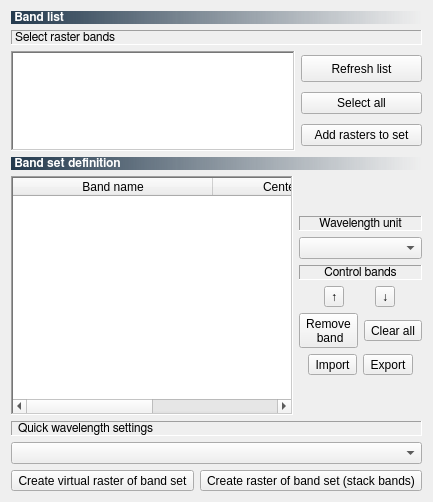
     <widget class="QWidget" name="tab_bandset">
      <attribute name="icon">
       <iconset resource="resources.qrc">
        <normaloff>:/plugins/semiautomaticclassificationplugin/icons/semiautomaticclassificationplugin_bandset_tool.png</normaloff>:/plugins/semiautomaticclassificationplugin/icons/semiautomaticclassificationplugin_bandset_tool.png</iconset>
      </attribute>
      <attribute name="title">
       <string>Band set</string>
      </attribute>
      <layout class="QGridLayout" name="gridLayout_69">
       <item row="0" column="0">
        <layout class="QGridLayout" name="gridLayout_59">
         <item row="2" column="0">
          <widget class="QListView" name="raster_listView">
           <property name="sizePolicy">
            <sizepolicy hsizetype="Expanding" vsizetype="Maximum">
             <horstretch>0</horstretch>
             <verstretch>0</verstretch>
            </sizepolicy>
           </property>
           <property name="maximumSize">
            <size>
             <width>16777215</width>
             <height>100</height>
            </size>
           </property>
           <property name="toolTip">
            <string>&lt;html&gt;&lt;head/&gt;&lt;body&gt;&lt;p&gt;Select Rasters&lt;/p&gt;&lt;/body&gt;&lt;/html&gt;</string>
           </property>
           <property name="frameShape">
            <enum>QFrame::WinPanel</enum>
           </property>
           <property name="selectionMode">
            <enum>QAbstractItemView::NoSelection</enum>
           </property>
          </widget>
         </item>
         <item row="2" column="1">
          <layout class="QGridLayout" name="gridLayout_60">
           <item row="2" column="0">
            <widget class="QPushButton" name="add_raster_bands_Button">
             <property name="toolTip">
              <string>&lt;html&gt;&lt;head/&gt;&lt;body&gt;&lt;p&gt;Add selected rasters to band set&lt;/p&gt;&lt;/body&gt;&lt;/html&gt;</string>
             </property>
             <property name="text">
              <string>Add rasters to set</string>
             </property>
            </widget>
           </item>
           <item row="0" column="0">
            <widget class="QPushButton" name="toolButton_reload_3">
             <property name="sizePolicy">
              <sizepolicy hsizetype="Minimum" vsizetype="Maximum">
               <horstretch>0</horstretch>
               <verstretch>0</verstretch>
              </sizepolicy>
             </property>
             <property name="minimumSize">
              <size>
               <width>121</width>
               <height>27</height>
              </size>
             </property>
             <property name="maximumSize">
              <size>
               <width>14000</width>
               <height>27</height>
              </size>
             </property>
             <property name="toolTip">
              <string>&lt;html&gt;&lt;head/&gt;&lt;body&gt;&lt;p&gt;Refresh list of rasters&lt;/p&gt;&lt;/body&gt;&lt;/html&gt;</string>
             </property>
             <property name="text">
              <string>Refresh list</string>
             </property>
            </widget>
           </item>
           <item row="1" column="0">
            <widget class="QPushButton" name="select_all_bands_Button">
             <property name="toolTip">
              <string>&lt;html&gt;&lt;head/&gt;&lt;body&gt;&lt;p&gt;Select all rasters&lt;/p&gt;&lt;/body&gt;&lt;/html&gt;</string>
             </property>
             <property name="text">
              <string>Select all</string>
             </property>
            </widget>
           </item>
          </layout>
         </item>
         <item row="1" column="0" colspan="2">
          <widget class="QLabel" name="label_51">
           <property name="font">
            <font>
             <family>FreeSans</family>
             <weight>50</weight>
             <bold>false</bold>
            </font>
           </property>
           <property name="frameShape">
            <enum>QFrame::Panel</enum>
           </property>
           <property name="frameShadow">
            <enum>QFrame::Sunken</enum>
           </property>
           <property name="text">
            <string>Select raster bands</string>
           </property>
           <property name="alignment">
            <set>Qt::AlignLeading|Qt::AlignLeft|Qt::AlignVCenter</set>
           </property>
          </widget>
         </item>
         <item row="0" column="0" colspan="2">
          <widget class="QLabel" name="label_52">
           <property name="font">
            <font>
             <family>FreeSans</family>
             <weight>75</weight>
             <bold>true</bold>
            </font>
           </property>
           <property name="styleSheet">
            <string notr="true">background-color : qlineargradient(spread:pad, x1:0, y1:0, x2:1, y2:0, stop:0 #243a4e, stop:1 rgba(0, 0, 0, 0)); color : white</string>
           </property>
           <property name="text">
            <string> Band list</string>
           </property>
          </widget>
         </item>
         <item row="3" column="0">
          <spacer name="verticalSpacer">
           <property name="orientation">
            <enum>Qt::Vertical</enum>
           </property>
           <property name="sizeHint" stdset="0">
            <size>
             <width>20</width>
             <height>0</height>
            </size>
           </property>
          </spacer>
         </item>
        </layout>
       </item>
       <item row="1" column="0">
        <layout class="QGridLayout" name="gridLayout_11">
         <item row="1" column="0">
          <widget class="QTableWidget" name="tableWidget">
           <property name="toolTip">
            <string>&lt;html&gt;&lt;head/&gt;&lt;body&gt;&lt;p&gt;Band set&lt;/p&gt;&lt;/body&gt;&lt;/html&gt;</string>
           </property>
           <property name="frameShape">
            <enum>QFrame::WinPanel</enum>
           </property>
           <property name="frameShadow">
            <enum>QFrame::Sunken</enum>
           </property>
           <property name="alternatingRowColors">
            <bool>true</bool>
           </property>
           <property name="selectionMode">
            <enum>QAbstractItemView::MultiSelection</enum>
           </property>
           <property name="selectionBehavior">
            <enum>QAbstractItemView::SelectRows</enum>
           </property>
           <property name="columnCount">
            <number>2</number>
           </property>
           <attribute name="horizontalHeaderDefaultSectionSize">
            <number>200</number>
           </attribute>
           <attribute name="horizontalHeaderStretchLastSection">
            <bool>true</bool>
           </attribute>
           <column>
            <property name="text">
             <string>Band name</string>
            </property>
           </column>
           <column>
            <property name="text">
             <string>Center wavelength</string>
            </property>
           </column>
          </widget>
         </item>
         <item row="1" column="1">
          <layout class="QGridLayout" name="gridLayout_62">
           <item row="2" column="0">
            <layout class="QGridLayout" name="gridLayout_63">
             <item row="2" column="0">
              <widget class="QToolButton" name="remove_toolButton">
               <property name="toolTip">
                <string>&lt;html&gt;&lt;head/&gt;&lt;body&gt;&lt;p&gt;Remove highlighted bands from band set&lt;/p&gt;&lt;/body&gt;&lt;/html&gt;</string>
               </property>
               <property name="text">
                <string>Remove 
 band</string>
               </property>
              </widget>
             </item>
             <item row="2" column="1">
              <widget class="QToolButton" name="clear_bandset_toolButton">
               <property name="toolTip">
                <string>&lt;html&gt;&lt;head/&gt;&lt;body&gt;&lt;p&gt;Clear the band set&lt;/p&gt;&lt;/body&gt;&lt;/html&gt;</string>
               </property>
               <property name="text">
                <string>Clear all</string>
               </property>
              </widget>
             </item>
             <item row="1" column="0" colspan="2">
              <layout class="QGridLayout" name="gridLayout_51">
               <item row="1" column="1">
                <widget class="QToolButton" name="move_down_toolButton">
                 <property name="toolTip">
                  <string>&lt;html&gt;&lt;head/&gt;&lt;body&gt;&lt;p&gt;Move highlihted band down&lt;/p&gt;&lt;/body&gt;&lt;/html&gt;</string>
                 </property>
                 <property name="text">
                  <string>↓</string>
                 </property>
                </widget>
               </item>
               <item row="1" column="0">
                <widget class="QToolButton" name="move_up_toolButton">
                 <property name="toolTip">
                  <string>&lt;html&gt;&lt;head/&gt;&lt;body&gt;&lt;p&gt;Move highlihted band up&lt;/p&gt;&lt;/body&gt;&lt;/html&gt;</string>
                 </property>
                 <property name="text">
                  <string>↑</string>
                 </property>
                </widget>
               </item>
              </layout>
             </item>
             <item row="0" column="0" colspan="2">
              <layout class="QGridLayout" name="gridLayout_10">
               <item row="0" column="0">
                <widget class="QLabel" name="label_60">
                 <property name="font">
                  <font>
                   <family>FreeSans</family>
                   <weight>50</weight>
                   <bold>false</bold>
                  </font>
                 </property>
                 <property name="frameShape">
                  <enum>QFrame::Panel</enum>
                 </property>
                 <property name="frameShadow">
                  <enum>QFrame::Sunken</enum>
                 </property>
                 <property name="text">
                  <string>Control bands</string>
                 </property>
                 <property name="alignment">
                  <set>Qt::AlignCenter</set>
                 </property>
                </widget>
               </item>
              </layout>
             </item>
            </layout>
           </item>
           <item row="5" column="0">
            <layout class="QGridLayout" name="gridLayout_64">
             <item row="0" column="0">
              <layout class="QGridLayout" name="gridLayout_65">
               <item row="0" column="0">
                <widget class="QToolButton" name="import_bandset_toolButton">
                 <property name="toolTip">
                  <string>&lt;html&gt;&lt;head/&gt;&lt;body&gt;&lt;p&gt;Import band set from file&lt;/p&gt;&lt;/body&gt;&lt;/html&gt;</string>
                 </property>
                 <property name="text">
                  <string>Import</string>
                 </property>
                </widget>
               </item>
               <item row="0" column="1">
                <widget class="QToolButton" name="export_bandset_toolButton">
                 <property name="toolTip">
                  <string>&lt;html&gt;&lt;head/&gt;&lt;body&gt;&lt;p&gt;Export band set to file&lt;/p&gt;&lt;/body&gt;&lt;/html&gt;</string>
                 </property>
                 <property name="text">
                  <string>Export</string>
                 </property>
                </widget>
               </item>
              </layout>
             </item>
             <item row="1" column="0">
              <spacer name="verticalSpacer_6">
               <property name="orientation">
                <enum>Qt::Vertical</enum>
               </property>
               <property name="sizeHint" stdset="0">
                <size>
                 <width>20</width>
                 <height>40</height>
                </size>
               </property>
              </spacer>
             </item>
            </layout>
           </item>
           <item row="0" column="0">
            <layout class="QGridLayout" name="gridLayout_50">
             <item row="1" column="0">
              <widget class="QLabel" name="label_58">
               <property name="font">
                <font>
                 <family>FreeSans</family>
                 <weight>50</weight>
                 <bold>false</bold>
                </font>
               </property>
               <property name="frameShape">
                <enum>QFrame::Panel</enum>
               </property>
               <property name="frameShadow">
                <enum>QFrame::Sunken</enum>
               </property>
               <property name="text">
                <string>Wavelength unit</string>
               </property>
               <property name="alignment">
                <set>Qt::AlignCenter</set>
               </property>
              </widget>
             </item>
             <item row="2" column="0">
              <widget class="QComboBox" name="unit_combo">
               <property name="toolTip">
                <string>&lt;html&gt;&lt;head/&gt;&lt;body&gt;&lt;p&gt;Wavelength unit&lt;/p&gt;&lt;/body&gt;&lt;/html&gt;</string>
               </property>
              </widget>
             </item>
             <item row="0" column="0">
              <spacer name="verticalSpacer_7">
               <property name="orientation">
                <enum>Qt::Vertical</enum>
               </property>
               <property name="sizeHint" stdset="0">
                <size>
                 <width>20</width>
                 <height>40</height>
                </size>
               </property>
              </spacer>
             </item>
            </layout>
           </item>
          </layout>
         </item>
         <item row="0" column="0" colspan="2">
          <layout class="QGridLayout" name="gridLayout_42">
           <item row="0" column="0">
            <widget class="QLabel" name="label_53">
             <property name="font">
              <font>
               <family>FreeSans</family>
               <weight>75</weight>
               <bold>true</bold>
              </font>
             </property>
             <property name="styleSheet">
              <string notr="true">background-color : qlineargradient(spread:pad, x1:0, y1:0, x2:1, y2:0, stop:0 #243a4e, stop:1 rgba(0, 0, 0, 0)); color : white</string>
             </property>
             <property name="frameShape">
              <enum>QFrame::NoFrame</enum>
             </property>
             <property name="frameShadow">
              <enum>QFrame::Sunken</enum>
             </property>
             <property name="text">
              <string> Band set definition</string>
             </property>
             <property name="alignment">
              <set>Qt::AlignLeading|Qt::AlignLeft|Qt::AlignVCenter</set>
             </property>
            </widget>
           </item>
          </layout>
         </item>
        </layout>
       </item>
       <item row="2" column="0">
        <layout class="QGridLayout" name="gridLayout_52">
         <item row="0" column="0">
          <widget class="QLabel" name="label_59">
           <property name="font">
            <font>
             <family>FreeSans</family>
             <weight>50</weight>
             <bold>false</bold>
            </font>
           </property>
           <property name="frameShape">
            <enum>QFrame::Panel</enum>
           </property>
           <property name="frameShadow">
            <enum>QFrame::Sunken</enum>
           </property>
           <property name="text">
            <string> Quick wavelength settings</string>
           </property>
           <property name="alignment">
            <set>Qt::AlignLeading|Qt::AlignLeft|Qt::AlignVCenter</set>
           </property>
          </widget>
         </item>
         <item row="1" column="0">
          <widget class="QComboBox" name="wavelength_sat_combo">
           <property name="toolTip">
            <string>&lt;html&gt;&lt;head/&gt;&lt;body&gt;&lt;p&gt;Select a configuration for setting band center wavelengths&lt;/p&gt;&lt;/body&gt;&lt;/html&gt;</string>
           </property>
          </widget>
         </item>
        </layout>
       </item>
       <item row="3" column="0">
        <layout class="QGridLayout" name="gridLayout_53">
         <item row="0" column="0">
          <widget class="QToolButton" name="virtual_raster_bandset_toolButton">
           <property name="toolTip">
            <string>&lt;html&gt;&lt;head/&gt;&lt;body&gt;&lt;p&gt;Create a virtual raster of the band set&lt;/p&gt;&lt;/body&gt;&lt;/html&gt;</string>
           </property>
           <property name="text">
            <string>Create virtual raster of band set</string>
           </property>
          </widget>
         </item>
         <item row="0" column="1">
          <widget class="QToolButton" name="stack_bandset_toolButton">
           <property name="toolTip">
            <string>&lt;html&gt;&lt;head/&gt;&lt;body&gt;&lt;p&gt;Create a .tif raster stacking the bands of the band set&lt;/p&gt;&lt;/body&gt;&lt;/html&gt;</string>
           </property>
           <property name="text">
            <string>Create raster of band set (stack bands)</string>
           </property>
          </widget>
         </item>
        </layout>
       </item>
      </layout>
     </widget>
